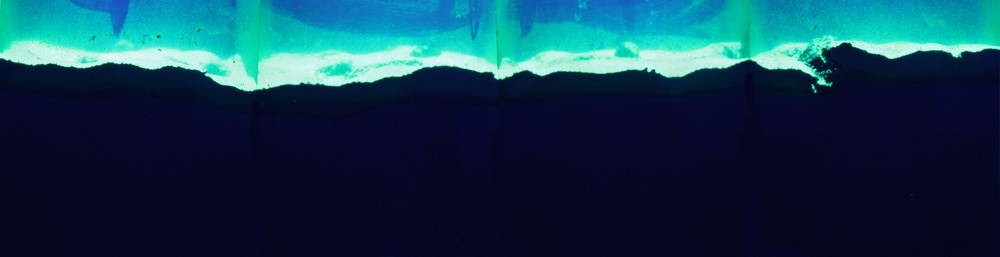
#> input picture data/dummy/1A1.jpg, 1000 x 257 px, shrunk from 7960 x 2043 before the run
$ python -i draw_boundary.py   (imports and definitions only)
#> lines starting #> are read from the running program, lines starting #| are printed output that depends on the picture
import sys
import os
from os import listdir
from os.path import isfile, join
import cv2
import numpy as np
import matplotlib.pyplot as plt
import scipy
from scipy.interpolate import UnivariateSpline
from scipy.interpolate import InterpolatedUnivariateSpline


def eprint(*args, **kwargs):
    print(*args, file=sys.stderr, **kwargs)

# [96 lines left out: functions display_usage, process_command_line, first_set_bit, last_set_bit, not called in this run]

def boundary_image(filename):

#> called with filename = '../data/dummy/1A1.jpg'
	img = cv2.imread(filename)
#> img is the input picture: shape (257, 1000, 3); mean B, G, R 80.1, 58.2, 17.7
	gray = cv2.cvtColor(img,cv2.COLOR_BGR2GRAY)
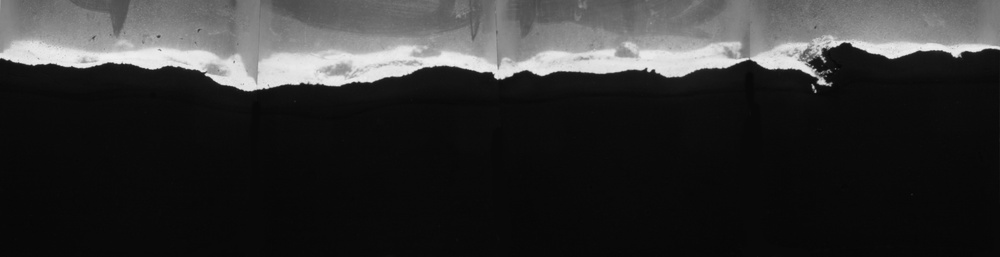
#> gray: shape (257, 1000); min 5, max 241, mean 48.5

#> (the run stopped early here; a loop or call above may not have finished)

$ run again, on data/dummy/1A3.jpg
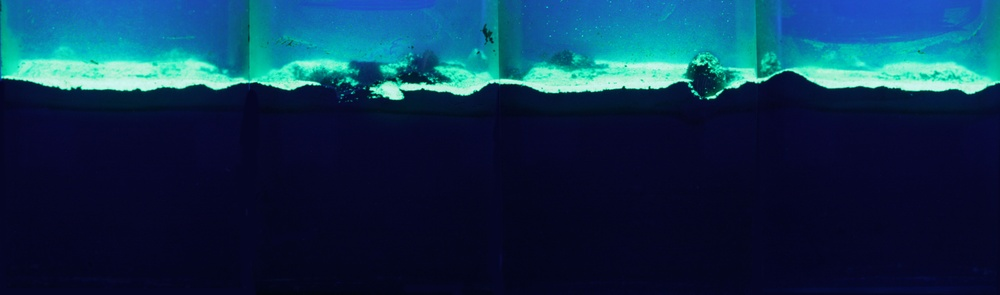
#> input picture data/dummy/1A3.jpg, 1000 x 295 px, shrunk from 8081 x 2381 before the run
#> in boundary_image, img is the input picture: shape (295, 1000, 3); mean B, G, R 79.3, 50.2, 14.2
#> in boundary_image, `gray = cv2.cvtColor(img,cv2.COLOR_BGR2GRAY)`:
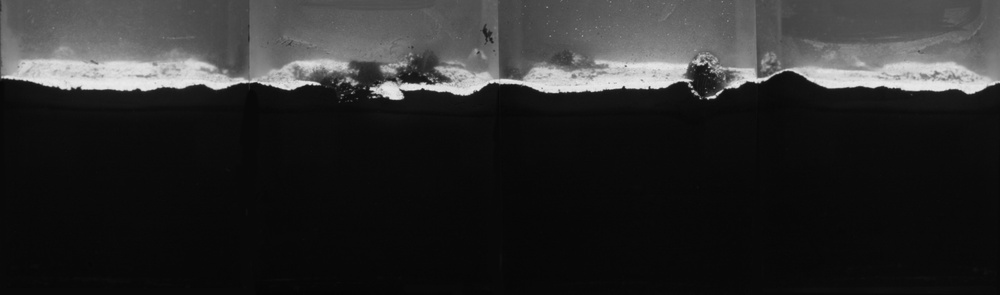
#> gray: shape (295, 1000); min 4, max 235, mean 42.7

$ run again, on data/dummy/1A4.jpg
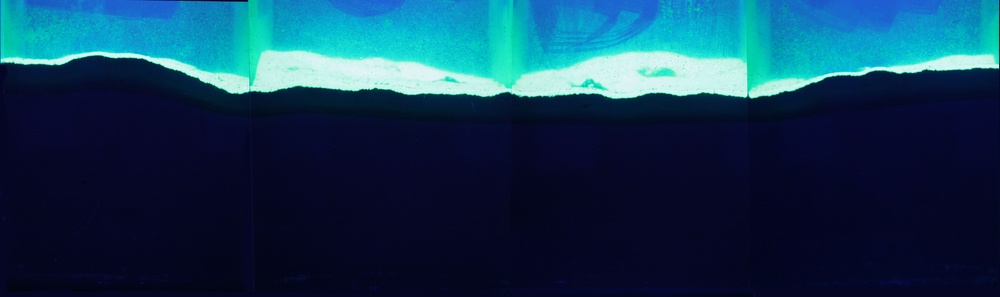
#> input picture data/dummy/1A4.jpg, 1000 x 297 px, shrunk from 7964 x 2369 before the run
#> in boundary_image, img is the input picture: shape (297, 1000, 3); mean B, G, R 85.9, 58.2, 18.9
#> in boundary_image, `gray = cv2.cvtColor(img,cv2.COLOR_BGR2GRAY)`:
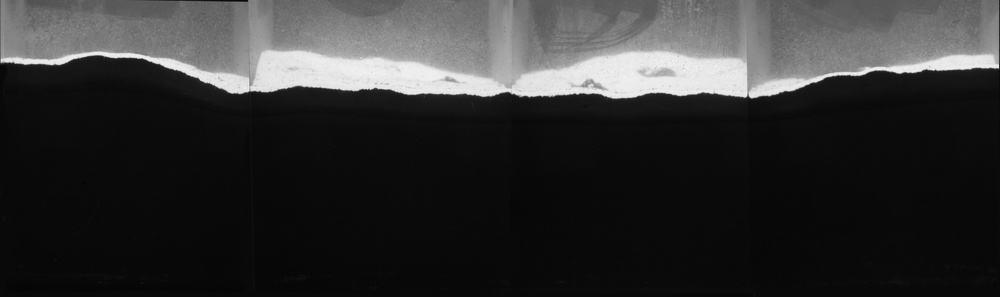
#> gray: shape (297, 1000); min 4, max 244, mean 49.6

$ run again, on data/dummy/1A5.jpg
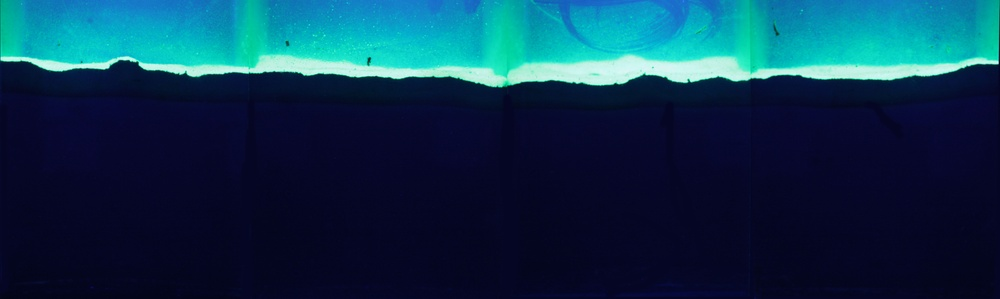
#> input picture data/dummy/1A5.jpg, 1000 x 299 px, shrunk from 8067 x 2410 before the run
#> in boundary_image, img is the input picture: shape (299, 1000, 3); mean B, G, R 78.7, 52.7, 13.1
#> in boundary_image, `gray = cv2.cvtColor(img,cv2.COLOR_BGR2GRAY)`:
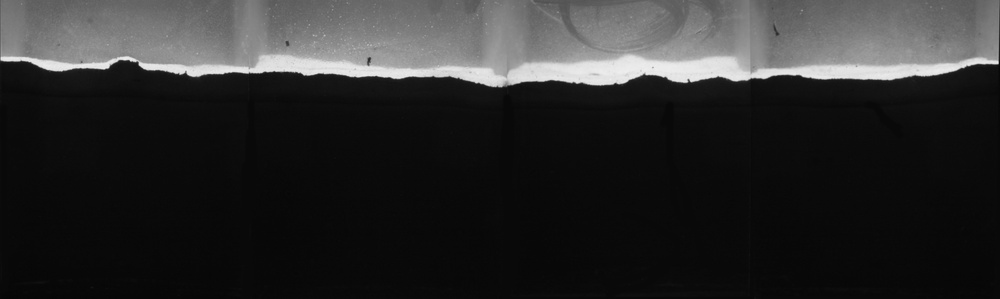
#> gray: shape (299, 1000); min 5, max 239, mean 43.8
